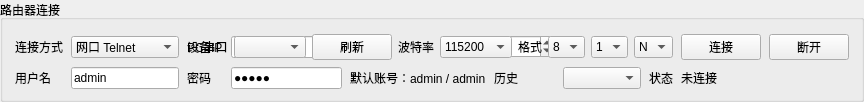
         <widget class="QGroupBox" name="groupConnection">
          <property name="title">
           <string>路由器连接</string>
          </property>
          <layout class="QGridLayout" name="gridConnection">
           <property name="horizontalSpacing">
            <number>8</number>
           </property>
           <property name="verticalSpacing">
            <number>7</number>
           </property>
           <property name="leftMargin">
            <number>12</number>
           </property>
           <property name="topMargin">
            <number>14</number>
           </property>
           <property name="rightMargin">
            <number>12</number>
           </property>
           <property name="bottomMargin">
            <number>10</number>
           </property>
           <item row="0" column="0">
            <widget class="QLabel" name="labelRouterConnectionMode">
             <property name="text">
              <string>连接方式</string>
             </property>
            </widget>
           </item>
           <item row="0" column="1">
            <widget class="QComboBox" name="comboRouterConnectionMode">
             <property name="minimumWidth">
              <number>105</number>
             </property>
             <item>
              <property name="text">
               <string>网口 Telnet</string>
              </property>
             </item>
             <item>
              <property name="text">
               <string>串口 Telnet</string>
              </property>
             </item>
            </widget>
           </item>
           <item row="0" column="2">
            <widget class="QLabel" name="labelHost">
             <property name="text">
              <string>设备IP</string>
             </property>
            </widget>
           </item>
           <item row="0" column="3">
            <widget class="QLineEdit" name="editHost">
             <property name="text">
              <string>192.168.1.1</string>
             </property>
             <property name="minimumWidth">
              <number>120</number>
             </property>
            </widget>
           </item>
           <item row="0" column="4">
            <widget class="QLabel" name="labelPort">
             <property name="text">
              <string>端口</string>
             </property>
            </widget>
           </item>
           <item row="0" column="5">
            <widget class="QSpinBox" name="spinPort">
             <property name="maximum">
              <number>65535</number>
             </property>
             <property name="value">
              <number>23</number>
             </property>
             <property name="maximumWidth">
              <number>105</number>
             </property>
             <property name="minimumWidth">
              <number>95</number>
             </property>
            </widget>
           </item>
           <item row="0" column="2" colspan="6">
            <widget class="QWidget" name="serialSettingsPanel" native="true">
             <property name="visible">
              <bool>false</bool>
             </property>
             <layout class="QHBoxLayout" name="serialSettingsLayout">
              <property name="leftMargin"><number>0</number></property>
              <property name="topMargin"><number>0</number></property>
              <property name="rightMargin"><number>0</number></property>
              <property name="bottomMargin"><number>0</number></property>
              <property name="spacing"><number>6</number></property>
              <item><widget class="QLabel" name="labelPcSerialPort"><property name="text"><string>PC串口</string></property></widget></item>
              <item><widget class="QComboBox" name="comboPcSerialPort"><property name="minimumWidth"><number>150</number></property></widget></item>
              <item><widget class="QPushButton" name="btnRefreshSerialPorts"><property name="text"><string>刷新</string></property><property name="maximumWidth"><number>62</number></property></widget></item>
              <item><widget class="QLabel" name="labelSerialBaud"><property name="text"><string>波特率</string></property></widget></item>
              <item>
               <widget class="QComboBox" name="comboSerialBaud">
                <property name="currentIndex"><number>4</number></property>
                <item><property name="text"><string>9600</string></property></item>
                <item><property name="text"><string>19200</string></property></item>
                <item><property name="text"><string>38400</string></property></item>
                <item><property name="text"><string>57600</string></property></item>
                <item><property name="text"><string>115200</string></property></item>
                <item><property name="text"><string>230400</string></property></item>
                <item><property name="text"><string>460800</string></property></item>
                <item><property name="text"><string>921600</string></property></item>
               </widget>
              </item>
              <item><widget class="QLabel" name="labelSerialFormat"><property name="text"><string>格式</string></property></widget></item>
              <item>
               <widget class="QComboBox" name="comboSerialDataBits">
                <property name="currentIndex"><number>1</number></property>
                <item><property name="text"><string>7</string></property></item>
                <item><property name="text"><string>8</string></property></item>
               </widget>
              </item>
              <item>
               <widget class="QComboBox" name="comboSerialStopBits">
                <item><property name="text"><string>1</string></property></item>
                <item><property name="text"><string>2</string></property></item>
               </widget>
              </item>
              <item>
               <widget class="QComboBox" name="comboSerialParity">
                <item><property name="text"><string>N</string></property></item>
                <item><property name="text"><string>E</string></property></item>
                <item><property name="text"><string>O</string></property></item>
               </widget>
              </item>
             </layout>
            </widget>
           </item>
           <item row="0" column="8">
            <widget class="QPushButton" name="btnConnect">
             <property name="text"><string>连接</string></property>
             <property name="minimumWidth"><number>82</number></property>
            </widget>
           </item>
           <item row="0" column="9">
            <widget class="QPushButton" name="btnDisconnect">
             <property name="text"><string>断开</string></property>
             <property name="minimumWidth"><number>82</number></property>
            </widget>
           </item>
           <item row="1" column="0">
            <widget class="QLabel" name="labelUser"><property name="text"><string>用户名</string></property></widget>
           </item>
           <item row="1" column="1">
            <widget class="QLineEdit" name="editUser"><property name="text"><string>admin</string></property><property name="minimumWidth"><number>100</number></property></widget>
           </item>
           <item row="1" column="2">
            <widget class="QLabel" name="labelPassword"><property name="text"><string>密码</string></property></widget>
           </item>
           <item row="1" column="3">
            <widget class="QLineEdit" name="editPassword"><property name="text"><string>admin</string></property><property name="echoMode"><enum>QLineEdit::Password</enum></property><property name="minimumWidth"><number>110</number></property></widget>
           </item>
           <item row="1" column="4">
            <widget class="QLabel" name="labelDefaultAccount"><property name="text"><string>默认账号：admin / admin</string></property></widget>
           </item>
           <item row="1" column="5">
            <widget class="QLabel" name="labelHistory"><property name="text"><string>历史</string></property></widget>
           </item>
           <item row="1" column="6">
            <widget class="QComboBox" name="comboConnectionHistory"><property name="placeholderText"><string>历史连接</string></property></widget>
           </item>
           <item row="1" column="7">
            <widget class="QLabel" name="labelConnectionStateTitle"><property name="text"><string>状态</string></property></widget>
           </item>
           <item row="1" column="8" colspan="2">
            <widget class="QLabel" name="labelConnectionState"><property name="text"><string>未连接</string></property></widget>
           </item>
          </layout>
         </widget>
